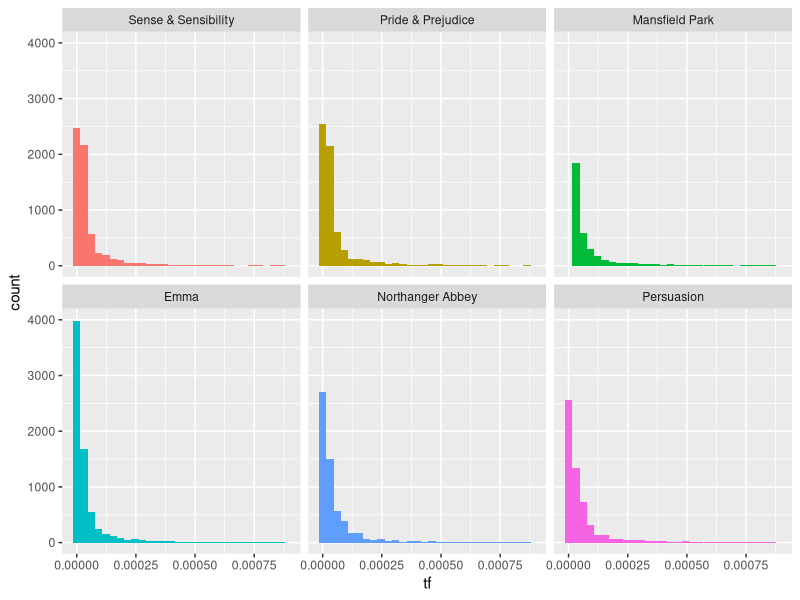
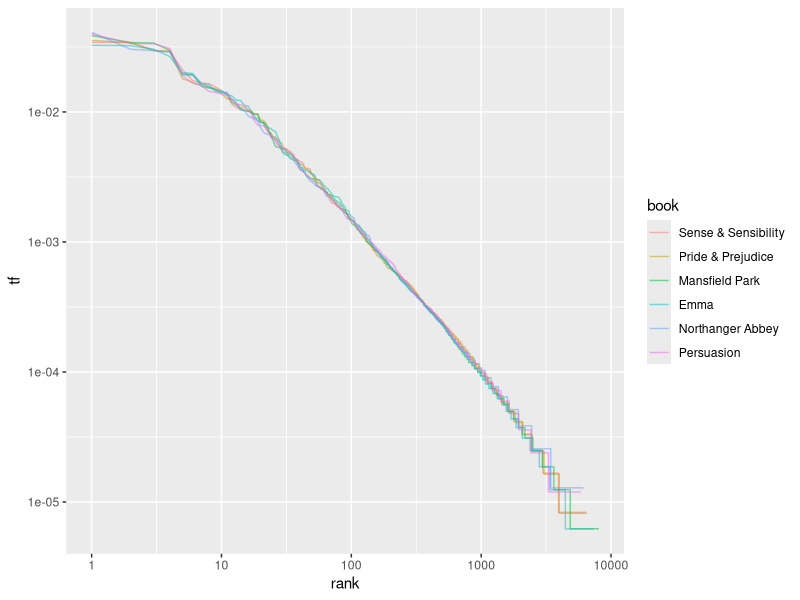
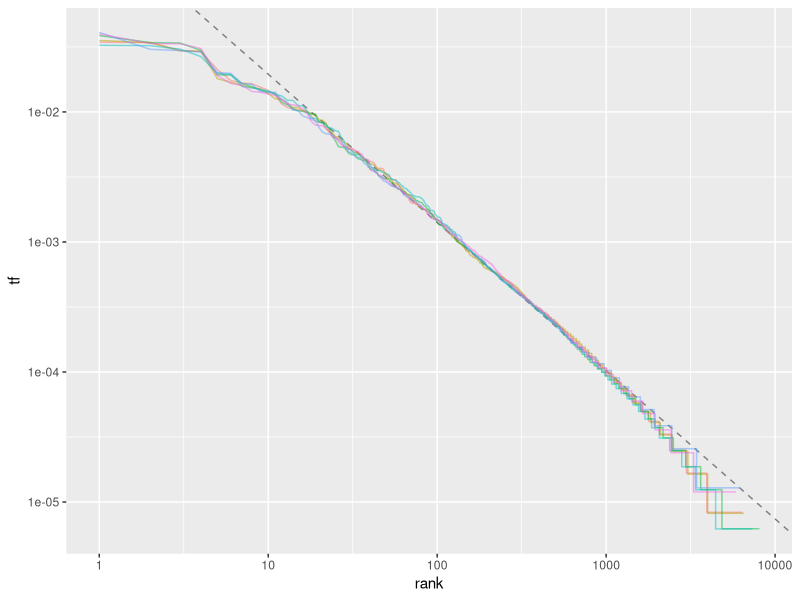
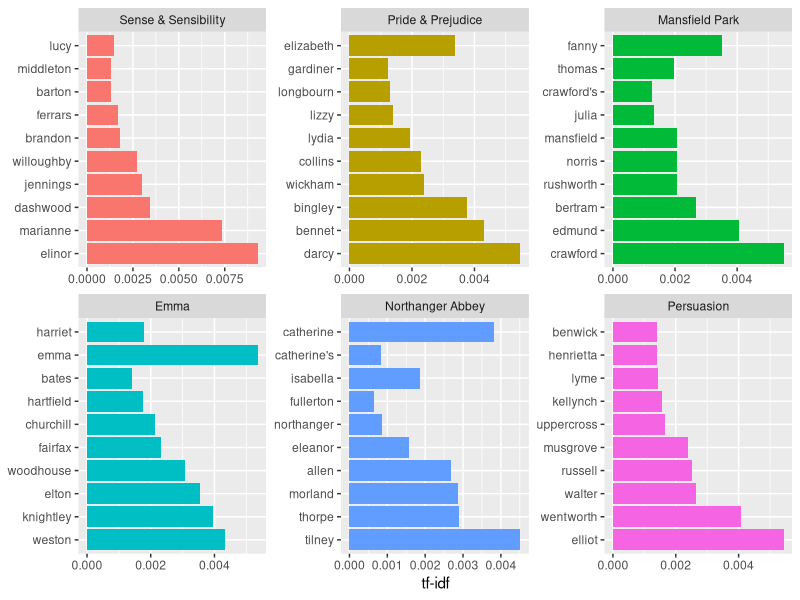

Write the R code that produced these figures, in order.


# Term frequency of Jane Austen's words
library(dplyr)
library(janeaustenr)
library(tidytext)

book_words = austen_books() %>%
  unnest_tokens(word, text) %>%
  count(book, word, sort=T) %>%
  ungroup()

total_words = book_words %>%
  group_by(book) %>%
  summarize(total = sum(n))

# All rows from books_words, all columns from both
book_words = left_join(book_words, total_words)

book_words

# Term frequency calculation
tf_book_words = book_words %>%
  mutate(tf=n/total)

tf_book_words

library(ggplot2)

ggplot(tf_book_words, aes(tf, fill=book)) +
  geom_histogram(show.legend=F) +
  xlim(NA, 0.0009) +
  ylim(NA, 4000)   +
  facet_wrap(~book, ncol=3)

# Zipf's law
# cbind; x is the matrix of all features
freq_by_rank = book_words %>%
  group_by(book) %>%
  mutate(rank = row_number(), tf = n/total)

freq_by_rank

# Visualizing Zipf's law
freq_by_rank %>% 
  ggplot(aes(rank, tf, color=book)) +
  geom_line(alpha=0.5, show.legend=T) +
  scale_x_log10() +
  scale_y_log10() 

# Check the rank interval for words 10-1000
rank_subset = freq_by_rank %>%
  filter(rank < 1000,
         rank > 10)
lm(formula=log10(tf)~log10(rank), data=rank_subset)

# Check the linear model line
freq_by_rank %>%
  ggplot(aes(rank, tf, color=book)) +
  geom_abline(intercept=-.57, slope=-1.14, color="gray50", linetype=2) +
  geom_line(alpha=0.5, show.legend=F) +
  scale_x_log10() +
  scale_y_log10()

tf_idf_book_words = book_words %>%
  bind_tf_idf(word, book, n) %>%
  arrange(desc(tf_idf))

tf_idf_book_words

# Visualize
tf_idf_book_words %>%
  arrange(tf_idf) %>%
  mutate(word=factor(word, levels = rev(unique(word)))) %>%
  group_by(book) %>%
  top_n(10) %>%
  ungroup %>%
  ggplot(aes(word, tf_idf, fill = book)) +
  geom_col(show.legend = FALSE) +
  labs(x = NULL, y = "tf-idf") +
  facet_wrap(~book, ncol = 3, scales = "free") +
  coord_flip()

# View the least important words according to TFIDF
tf_idf_book_words %>%
  arrange(tf_idf) %>%
  mutate(word = factor(word, levels = rev(unique(word)))) %>%
  group_by(book) %>%
  filter(tf_idf==0)

# Keeping a union of all books vocabulary
library("tidyr")

tf_books = tf_idf_book_words %>%
  select(c(book, word, tf, idf, tf_idf)) %>%
  spread(book, tf, fill=0) %>%
  gather(book, tf, 'Sense & Sensibility':'Persuasion') %>%
  arrange(desc(tf_idf))

tf_books
